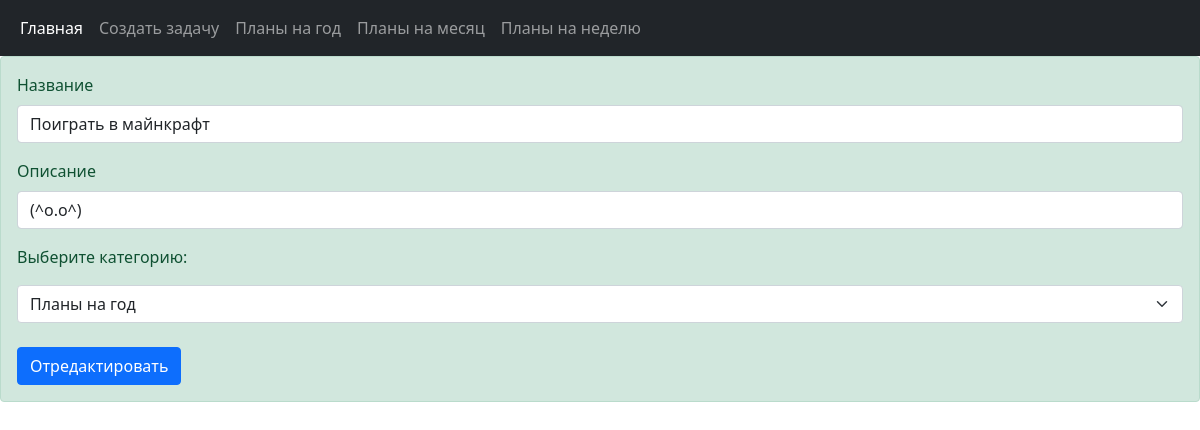
The page /task_manager/edit/8/ on the database its author committed.
### task_manager/models.py (models this page shows, shortened)
class Category(models.Model):
    name = models.CharField(max_length=100, db_index=True)
    class Meta:
        verbose_name = 'Категория'
        verbose_name_plural = 'Категории'
        ordering = ['name']

class Task(models.Model):
    status = models.BooleanField('status', default=False)
    title = models.CharField('title', max_length=25)
    descript = models.TextField('descript', max_length=70)
    when_created = models.DateTimeField(auto_now_add=True, db_index=True)
    category = models.ForeignKey('Category', null=True, on_delete=models.PROTECT)
    class Meta:
        verbose_name = 'задачу'
        verbose_name_plural = 'Задачи'
        ordering = ['title']

### task_manager/views.py (the view)
# urls.py: path('edit/<int:task_id>/', edit, name='edit_task'),
def edit(request, task_id):
    task_to_edit = Task.objects.get(id=task_id)
    categories = Category.objects.all()
    if request.method == 'POST':
        task_to_edit.title = request.POST.get('title')
        task_to_edit.descript = request.POST.get('descript')
        category =  request.POST.get('category')
        task_to_edit.category = Category.objects.get(name=category)
        task_to_edit.save()
        return HttpResponseRedirect('/task_manager')
    else:
        return render(request, 'task_manager/edit.html', {'task': task_to_edit, 'categories': categories})

### task_manager/templates/task_manager/edit.html (shortened to what this page needs)
{% extends 'layout/base.html' %}
{% block content %}
<div class="alert alert-success" role="alert">
    <form method="post">
        <div class="mb-3">
            <label for="title" class="form-label">Название</label>
            <input type="text" name="title" value="{{ task.title }}" class="form-control" id="title">
        </div>
        <div class="mb-3">
            <label for="descript" class="form-label">Описание</label>
            <input type="text" name="descript" value="{{ task.descript }}" class="form-control" id="descript">
        </div>
        <p> Выберите категорию:</p>
        <select class="form-select" name="category" aria-label="Default select example">
        {% for category in categories %}
            <option>{{ category.name }}</option>
        {% endfor %}
        </select>
        <br>
        <button type="submit" class="btn btn-primary">Отредактировать</button>
    </form>
</div>
{% endblock %}

### task_manager/templates/layout/base.html (shortened to what this page needs)
<!DOCTYPE html>
<html lang="en">
<head>
    <link rel="stylesheet" href="https://stackpath.bootstrapcdn.com/bootstrap/5.0.0-alpha1/css/bootstrap.min.css">
</head>
<body>
<nav class="navbar navbar-expand-lg navbar-dark bg-dark">
  <div class="container-fluid">
    <div class="collapse navbar-collapse" id="navbarSupportedContent">
      <ul class="navbar-nav mr-auto mb-2 mb-lg-0">
        <li class="nav-item">
          <a class="nav-link active" aria-current="page" href="{% url 'index' %}">Главная</a>
        </li>
        <li class="nav-item">
          <a class="nav-link" aria-current="page" href="{% url 'add' %}">Создать задачу</a>
        </li>
        {% for category in categories %}
          <li class="nav-item">
            <a class="nav-link" href="{% url 'by_category_name' category.pk %}">{{ category.name }}</a>
          </li>
        {% endfor %}
      </ul>
    </div>
  </div>
</nav>
{% block content %}{% endblock %}
</body>
</html>

### rows shown on the page
Category: name "Планы на год"
Category: name "Планы на месяц"
Category: name "Планы на неделю"
Task: title "Поиграть в майнкрафт", descript "(^o.o^)"

### other values the page prints
form field category "Планы на год"
